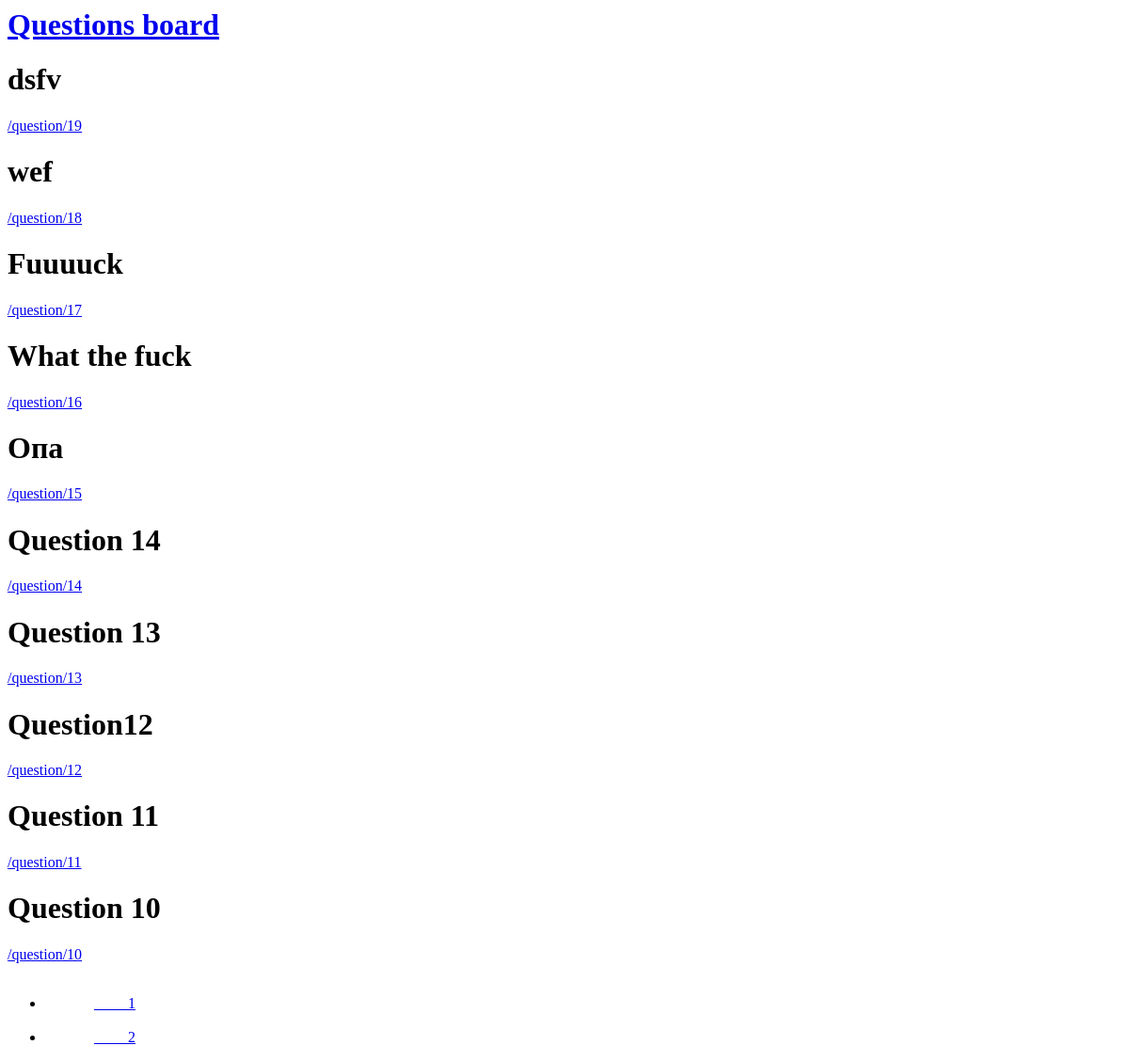
/, run on an earlier commit of the app's database.
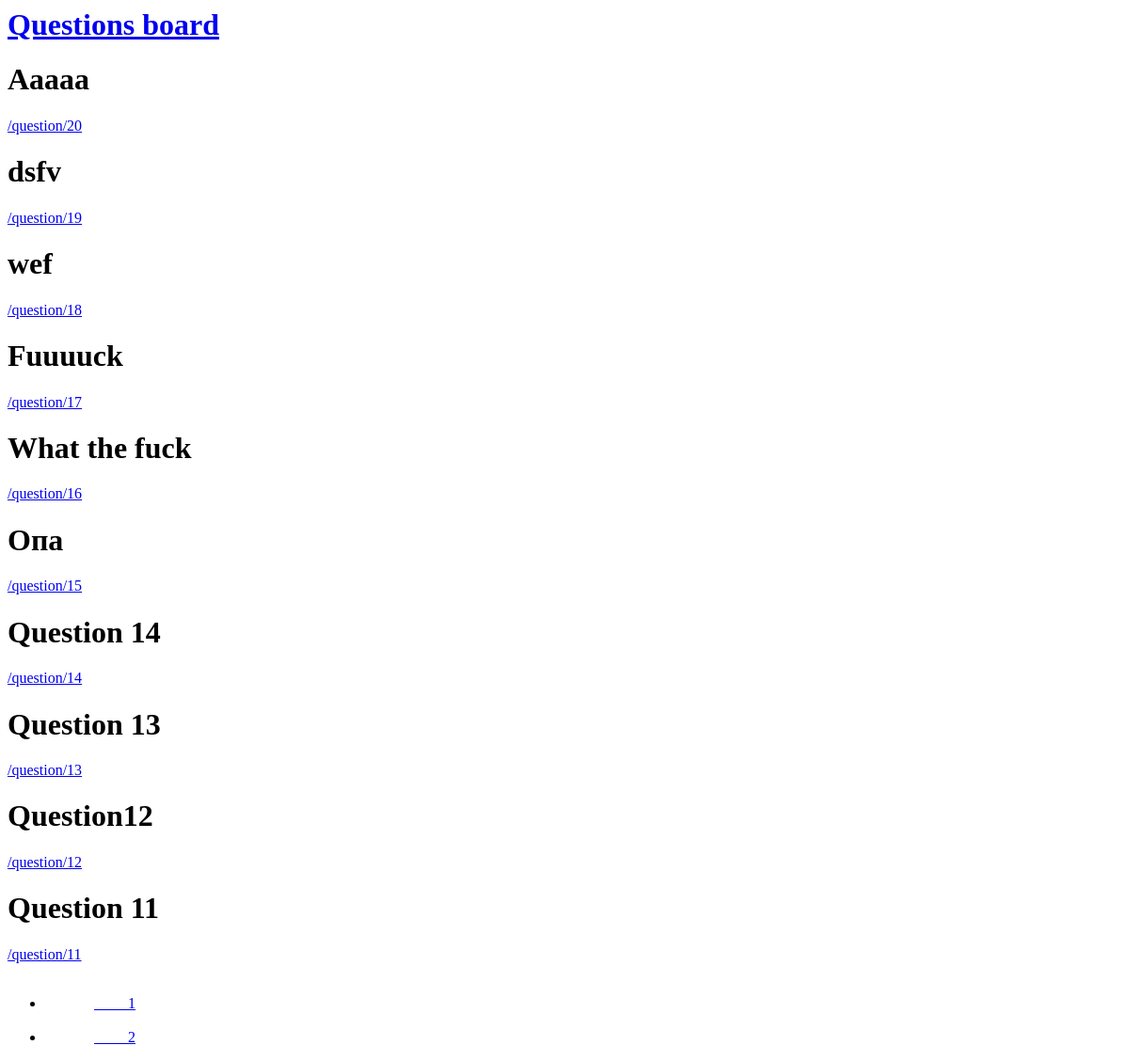
And on a later commit of the database.
### qa/models.py (models this page shows)
class Question(models.Model):
    objects=QuestionManager()
    title = models.CharField(max_length=255)
    text = models.TextField()
    added_at = models.DateTimeField(null=True, auto_now_add=True)
    rating = models.IntegerField(default=0, null=True)
    author = models.ForeignKey(User, related_name = "+", null=True, blank=True, on_delete=models.SET_NULL)
    likes = models.ManyToManyField(User, blank=True, related_name='question_like_user')
    def get_url(self):
        return "/question/{}".format(self.pk)

### qa/views.py (the view)
# urls.py: path('', views.qa_list, name='qa_list'),
@require_GET
def qa_list(request):
    questions = Question.objects.new()
    limit = request.GET.get('limit', 10)
    page = request.GET.get('page', 1)
    paginator = Paginator(questions, limit)
    paginator.baseurl = '?page='
    page = paginator.page(page)
    return render(request, 'qa/questions_list.html', {
        'questions': page.object_list,
        'paginator': paginator,
        'page': page,
    })

### qa/models.py (called while the page is built)
    def new(self):
        return self.order_by('-added_at')

### qa/templates/qa/questions_list.html
<div>
    <h1><a href="/">Questions board</a></h1>
</div>
{% for question in questions %}
    <div>
        <h1>{{ question.title }}</h1>
        <a href="{% url 'question' pk=question.pk %}">{{ question.get_url }}</a>
    </div>
{% endfor %}
<nav><ul class="pagination">
{% for p in paginator.page_range %}
 {% if p.number == page.number %}
 <li class="active">
 {% else %}
 <li>
 {% endif %}
  <a href="{{ paginator.baseurl }}{{ p }}">
  {{ p }}</a>
</li>
{% endfor %}
</ul></nav>

What changed in the data, as far as the page shows it:
no longer on this page (row unchanged): Question: title "Question 10", get_url "/question/10"
added Question: title "Aaaaa", get_url "/question/20"
